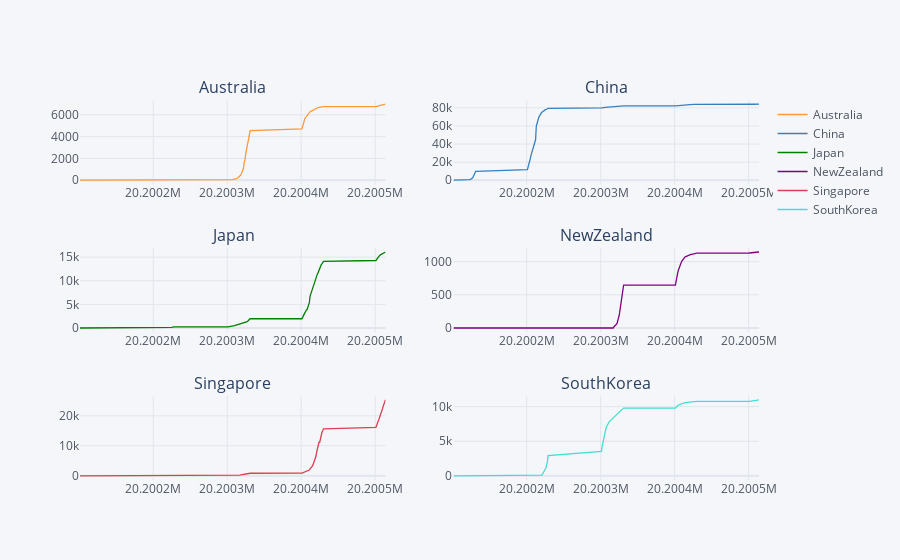

Here is the notebook cell this chart was saved with:
### Code cell
figs=cf.figures(covid, [dict(kind='line', x=cols[0], y=cols[i], color=colors[i-1]) for i in range(1,len(cols))], asList=True)
sp = cf.subplots(figs, shape = (3,2), subplot_titles=cols[1:])
cf.iplot(sp)

### Figure 1 — Plotly figure (JSON) as saved in the notebook; plotly's stock layout.template omitted (floating-point values rounded to 4 significant figures; data arrays with more than 128 entries replaced by an {"elided": "..."} marker saying what was removed)
{"data": [{"line": {"color": "rgba(255, 153, 51, 1.0)", "dash": "solid", "shape": "linear", "width": 1.3}, "mode": "lines", "name": "Australia", "text": "", "type": "scatter", "x": {"elided": "135 int values"}, "xaxis": "x", "y": {"elided": "135 int values"}, "yaxis": "y"}, {"line": {"color": "rgba(55, 128, 191, 1.0)", "dash": "solid", "shape": "linear", "width": 1.3}, "mode": "lines", "name": "China", "text": "", "type": "scatter", "x": {"elided": "135 int values"}, "xaxis": "x2", "y": {"elided": "135 int values"}, "yaxis": "y2"}, {"line": {"color": "rgba(0, 128, 0, 1.0)", "dash": "solid", "shape": "linear", "width": 1.3}, "mode": "lines", "name": "Japan", "text": "", "type": "scatter", "x": {"elided": "135 int values"}, "xaxis": "x3", "y": {"elided": "135 int values"}, "yaxis": "y3"}, {"line": {"color": "rgba(128, 0, 128, 1.0)", "dash": "solid", "shape": "linear", "width": 1.3}, "mode": "lines", "name": "NewZealand", "text": "", "type": "scatter", "x": {"elided": "135 int values"}, "xaxis": "x4", "y": {"elided": "135 int values"}, "yaxis": "y4"}, {"line": {"color": "rgba(219, 64, 82, 1.0)", "dash": "solid", "shape": "linear", "width": 1.3}, "mode": "lines", "name": "Singapore", "text": "", "type": "scatter", "x": {"elided": "135 int values"}, "xaxis": "x5", "y": {"elided": "135 int values"}, "yaxis": "y5"}, {"line": {"color": "rgba(64, 224, 208, 1.0)", "dash": "solid", "shape": "linear", "width": 1.3}, "mode": "lines", "name": "SouthKorea", "text": "", "type": "scatter", "x": {"elided": "135 int values"}, "xaxis": "x6", "y": {"elided": "135 int values"}, "yaxis": "y6"}], "layout": {"annotations": [{"font": {"size": 16}, "showarrow": false, "text": "Australia", "x": 0.225, "xanchor": "center", "xref": "paper", "y": 1, "yanchor": "bottom", "yref": "paper"}, {"font": {"size": 16}, "showarrow": false, "text": "China", "x": 0.775, "xanchor": "center", "xref": "paper", "y": 1, "yanchor": "bottom", "yref": "paper"}, {"font": {"size": 16}, "showarrow": false, "text": "Japan", "x": 0.225, "xanchor": "center", "xref": "paper", "y": 0.6111, "yanchor": "bottom", "yref": "paper"}, {"font": {"size": 16}, "showarrow": false, "text": "NewZealand", "x": 0.775, "xanchor": "center", "xref": "paper", "y": 0.6111, "yanchor": "bottom", "yref": "paper"}, {"font": {"size": 16}, "showarrow": false, "text": "Singapore", "x": 0.225, "xanchor": "center", "xref": "paper", "y": 0.2222, "yanchor": "bottom", "yref": "paper"}, {"font": {"size": 16}, "showarrow": false, "text": "SouthKorea", "x": 0.775, "xanchor": "center", "xref": "paper", "y": 0.2222, "yanchor": "bottom", "yref": "paper"}], "legend": {"bgcolor": "#F5F6F9", "font": {"color": "#4D5663"}}, "paper_bgcolor": "#F5F6F9", "plot_bgcolor": "#F5F6F9", "title": {"font": {"color": "#4D5663"}}, "xaxis": {"anchor": "y", "domain": [0, 0.45], "gridcolor": "#E1E5ED", "showgrid": true, "tickfont": {"color": "#4D5663"}, "title": {"font": {"color": "#4D5663"}, "text": ""}, "zerolinecolor": "#E1E5ED"}, "xaxis2": {"anchor": "y2", "domain": [0.55, 1], "gridcolor": "#E1E5ED", "showgrid": true, "tickfont": {"color": "#4D5663"}, "title": {"font": {"color": "#4D5663"}, "text": ""}, "zerolinecolor": "#E1E5ED"}, "xaxis3": {"anchor": "y3", "domain": [0, 0.45], "gridcolor": "#E1E5ED", "showgrid": true, "tickfont": {"color": "#4D5663"}, "title": {"font": {"color": "#4D5663"}, "text": ""}, "zerolinecolor": "#E1E5ED"}, "xaxis4": {"anchor": "y4", "domain": [0.55, 1], "gridcolor": "#E1E5ED", "showgrid": true, "tickfont": {"color": "#4D5663"}, "title": {"font": {"color": "#4D5663"}, "text": ""}, "zerolinecolor": "#E1E5ED"}, "xaxis5": {"anchor": "y5", "domain": [0, 0.45], "gridcolor": "#E1E5ED", "showgrid": true, "tickfont": {"color": "#4D5663"}, "title": {"font": {"color": "#4D5663"}, "text": ""}, "zerolinecolor": "#E1E5ED"}, "xaxis6": {"anchor": "y6", "domain": [0.55, 1], "gridcolor": "#E1E5ED", "showgrid": true, "tickfont": {"color": "#4D5663"}, "title": {"font": {"color": "#4D5663"}, "text": ""}, "zerolinecolor": "#E1E5ED"}, "yaxis": {"anchor": "x", "domain": [0.7778, 1], "gridcolor": "#E1E5ED", "showgrid": true, "tickfont": {"color": "#4D5663"}, "title": {"font": {"color": "#4D5663"}, "text": ""}, "zerolinecolor": "#E1E5ED"}, "yaxis2": {"anchor": "x2", "domain": [0.7778, 1], "gridcolor": "#E1E5ED", "showgrid": true, "tickfont": {"color": "#4D5663"}, "title": {"font": {"color": "#4D5663"}, "text": ""}, "zerolinecolor": "#E1E5ED"}, "yaxis3": {"anchor": "x3", "domain": [0.3889, 0.6111], "gridcolor": "#E1E5ED", "showgrid": true, "tickfont": {"color": "#4D5663"}, "title": {"font": {"color": "#4D5663"}, "text": ""}, "zerolinecolor": "#E1E5ED"}, "yaxis4": {"anchor": "x4", "domain": [0.3889, 0.6111], "gridcolor": "#E1E5ED", "showgrid": true, "tickfont": {"color": "#4D5663"}, "title": {"font": {"color": "#4D5663"}, "text": ""}, "zerolinecolor": "#E1E5ED"}, "yaxis5": {"anchor": "x5", "domain": [0, 0.2222], "gridcolor": "#E1E5ED", "showgrid": true, "tickfont": {"color": "#4D5663"}, "title": {"font": {"color": "#4D5663"}, "text": ""}, "zerolinecolor": "#E1E5ED"}, "yaxis6": {"anchor": "x6", "domain": [0, 0.2222], "gridcolor": "#E1E5ED", "showgrid": true, "tickfont": {"color": "#4D5663"}, "title": {"font": {"color": "#4D5663"}, "text": ""}, "zerolinecolor": "#E1E5ED"}}}
